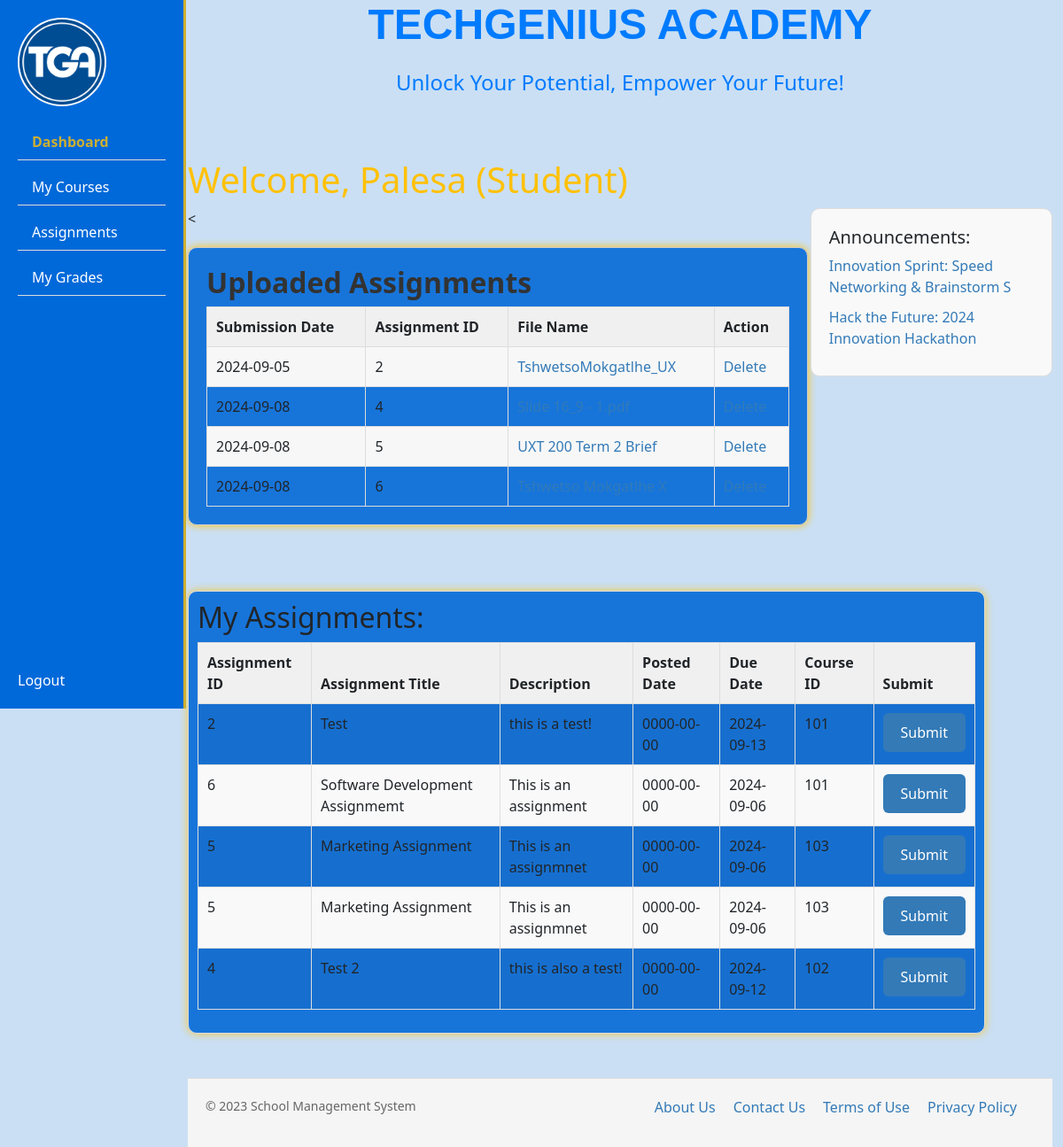
Page /studentshome.php (signed in) on the committed database.
### tables this page shows
CREATE TABLE `students` (
  `studentID` int(10) NOT NULL,
  `studentName` varchar(20) NOT NULL,
  `studentSurname` varchar(20) NOT NULL,
  `email` varchar(20) NOT NULL,
  `password` varchar(20) NOT NULL,
  `enrollmentDate` date NOT NULL,
  `role` varchar(10) NOT NULL DEFAULT 'student'
);

CREATE TABLE `announcements` (
  `announcementID` int(10) NOT NULL,
  `title` varchar(50) NOT NULL,
  `description` varchar(5000) NOT NULL,
  `postedDate` date NOT NULL,
  `postedBy` int(10) NOT NULL,
  `role` varchar(10) NOT NULL
);

CREATE TABLE `submissions` (
  `submissionID` int(10) NOT NULL,
  `submissionDate` date NOT NULL,
  `filePath` varchar(20) NOT NULL,
  `marksObtained` int(100) NOT NULL,
  `feedback` varchar(2000) NOT NULL,
  `assignmentID` int(10) NOT NULL,
  `studentID` int(10) NOT NULL
);

CREATE TABLE `assignments` (
  `assignmentID` int(10) NOT NULL,
  `title` varchar(50) NOT NULL,
  `description` varchar(5000) NOT NULL,
  `dueDate` date NOT NULL,
  `postedDate` date NOT NULL,
  `totalMarks` int(100) NOT NULL,
  `teacherID` int(10) NOT NULL,
  `courseID` int(10) NOT NULL
);

### studentshome.php (the view, shortened to what this page needs)
<?php
$db_host = 'localhost';
$db_username = 'root';
$db_password = '';
$db_name = 'tga';
$conn = new mysqli($db_host, $db_username, $db_password, $db_name);
$query = "SELECT studentName, studentID FROM students WHERE email = '" . $_SESSION['email'] . "'";
$result = $conn->query($query);
if ($result) {
    $row = $result->fetch_assoc();
    $student_name = $row['studentName'];
} else {
    echo "Error: " . $conn->error;
}
?>
<!DOCTYPE html>
<html lang="en">
<head>
    <link rel="stylesheet" href="https://cdn.jsdelivr.net/npm/bootstrap@5.2.0/dist/css/bootstrap.min.css">
    <link rel="stylesheet" href="studentshome.css">
</head>
<body>
    <div class="container-fluid">
        <div class="row">
            <div class="col-md-2">
                <div class="sidebar">
                    <div class="school-logo">
                        <img src="logo.png" alt="School Logo">
                    </div>
                    <ul class="nav flex-column">
                        <li class="nav-item">
                            <a class="nav-link active" href="studentshome.php">Dashboard</a>
                        </li>
                        <li class="nav-item">
                            <a class="nav-link" href="#">My Courses</a>
                        </li>
                        <li class="nav-item">
                            <a class="nav-link" href="#">Assignments</a>
                        </li>
                        <li class="nav-item">
                            <a class="nav-link" href="grades.php">My Grades</a>
                        </li>
                    </ul>
                    <div class="logout-button">
                        <a href="logout.php">Logout</a>
                    </div>
                </div>
            </div>
            <div class="col-md-10">
                <div class="school-name">TECHGENIUS ACADEMY</div>
                <span style="font-size: 24px; color: rgba(0, 123, 255, 1); display: block; text-align: center; margin: 20px auto;">
                    Unlock Your Potential, Empower Your Future!
                </span></br></br>
                <div class="header">
                    <h1>Welcome, <?php echo $student_name; ?> (Student)</h1>
                </div>
                <
                <div class="side-content">
                    <h5>Announcements:</h5>
                    <?php
                    $query = "SELECT * FROM announcements ORDER BY postedDate DESC";
                    $result = $conn->query($query);
                    if ($result->num_rows > 0) {
                        while ($row = $result->fetch_assoc()) {
                            echo "<p><a href='announcements.php?id=" . $row['announcementID'] . "'>" . $row['title'] . "</a></p>";
                        }
                    } else {
                        echo "<p>There are no announcements at this time.</p>";
                    }
                    ?>
                </div></br>
                 <div class="content1" style='width: 700px'>
                    <h2>Uploaded Assignments</h2>
                    <?php
                    $studentID = $_SESSION['studentID'];
                    $query = "SELECT * FROM submissions WHERE studentID = '$studentID'";
                    $result = mysqli_query($conn, $query);
                    if (mysqli_num_rows($result) > 0) {
                        echo "<table>";
                        echo "<tr><th>Submission Date</th><th>Assignment ID</th><th>File Name</th><th>Action</th></tr>";
                        while ($row = mysqli_fetch_assoc($result)) {
                            $submissionID = $row['submissionID'];
                            $submissionDate = $row['submissionDate'];
                            $assignmentID = $row['assignmentID'];
                            $filePath = $row['filePath'];
                            $assignmentName = basename($filePath);
                            echo "<tr>";
                            echo "<td>$submissionDate</td>";
                            echo "<td>$assignmentID</td>";
                            echo "<td><a href='$filePath' target='_blank'>$assignmentName</a></td>";
                            echo "<td><a href='deleteSubmission.php?submissionID=$submissionID'>Delete</a></td>";
                            echo "</tr>";
                        }
                        echo "</table>";
                    } else {
                        echo "<p>No uploaded assignments found.</p>";
                    }
                    ?>
                </div></br>
                <div class="content"  style='width: 900px'>
                    <h2>My Assignments:</h2>
                    <table class="table table-striped">
                        <thead>
                            <tr>
                                <th>Assignment ID</th>
                                <th>Assignment Title</th>
                                <th>Description</th>
                                <th>Posted Date</th>
                                <th>Due Date</th>
                                <th>Course ID</th>
                                <th>Submit</th>
                            </tr>
                        </thead>
                        <tbody>
                        <?php
                        $query = "SELECT a.assignmentID, a.title, a.courseID, a.description, a.postedDate, a.dueDate
                                FROM assignments a
                                JOIN courseEnrollment ce ON a.courseID = ce.courseID
                                JOIN students s ON ce.studentID = s.studentID
                                WHERE s.email = '" . $_SESSION['email'] . "'";
                        $result = $conn->query($query);
                        if ($result->num_rows > 0) {
                            while ($row = $result->fetch_assoc()) {
                                echo "<tr>";
                                echo "<td>" . $row['assignmentID'] . "</td>";
                                echo "<td>" . $row['title'] . "</td>";
                                echo "<td>" . $row['description'] . "</td>";
                                echo "<td>" . $row['postedDate'] . "</td>";
                                echo "<td>" . $row['dueDate'] . "</td>";
                                echo "<td>" . $row['courseID'] . "</td>";
                                echo "<td><a href='addSubmission.php?id=<assignmentID>" . $row['assignmentID'] . "&studentID=" . $_SESSION['studentID'] . "' class='btn btn-primary'>Submit</a></td>";
                                echo "</tr>";
                            }
                        } else {
                            echo "<tr><td colspan='7'>No assignments found.</td></tr>";
                        }
                        ?>
                        </tbody>
                    </table>
                </div>
                <footer>
                    <div class="footer-container">
                        <div class="footer-left">
                        <p>&copy; 2023 School Management System</p>
                        </div>
                        <div class="footer-right">
                        <ul>
                            <li><a href="#">About Us</a></li>
                            <li><a href="#">Contact Us</a></li>
                            <li><a href="#">Terms of Use</a></li>
                            <li><a href="#">Privacy Policy</a></li>
                        </ul>
                        </div>
                    </div>
                </footer>
            </div>
        </div>
    </div>
</body>
</html>

### studentshome.css (style rules this page uses)
body { background-color: rgba(202, 223, 244, 1); }
.sidebar { position: fixed; top: 0; left: 0; height: 100vh; width: 210px; background-color: rgba(0, 105, 217, 1); padding: 20px; border-right: 3px solid rgba(255, 193, 7, 0.8); overflow-y: hidden; }
.sidebar ul { padding-bottom: 50px; }
.logout-button { position: absolute; bottom: 20px; left: 20px; }
.logout-button a { color: rgb(255, 255, 255); text-decoration: none; transition: color 0.2s ease; }
.school-logo { margin-bottom: 20px; }
.school-logo img { width: 100px; height: 100px; border-radius: 50%; border: 2px solid rgb(250, 250, 250); }
.nav { list-style: none; padding: 0; margin: 0; }
.nav-item { margin-bottom: 10px; border-bottom: #ddd 1px solid; }
.nav-link { color: rgb(255, 255, 255); text-decoration: none; transition: color 0.2s ease; }
.nav-link.active { color: rgba(255, 193, 7, 0.8); font-weight: bold; }
.nav-link.active::before { content: ""; display: block; width: 5px; height: 100%; background-color: rgba(255, 193, 7, 0.8); position: absolute; left: -20px; top: 0; }
.side-content { float: right; width: 28%; padding: 20px; border: 1px solid #ddd; border-radius: 10px; background-color: #f9f9f9; justify-self: flex-end; margin-bottom: 50px; }
.side-content h5 { margin-top: 0; }
.side-content p { margin-bottom: 10px; }
.side-content a { text-decoration: none; color: #337ab7; }
.header { color:rgb(255, 193, 7) }
.content { width: 900px; padding: 10px; background-color: rgb(23, 117, 218); border: 1px solid #ddd; border-radius: 10px; box-shadow: 0 0 10px rgba(255, 193, 7, 0.815); margin-top: 50px; }
.content table { width: 100%; border-collapse: collapse; }
.content th, .content td { border: 1px solid #ddd; padding: 10px; text-align: left; }
.content th { background-color: #f0f0f0; }
.content tr:nth-child(even) { background-color: #f9f9f9; }
.content a { text-decoration: none; color: #fff; }
.btn-primary { background-color: #337ab7; color: #fff; border: none; padding: 10px 20px; font-size: 16px; cursor: pointer; }
.content1 { max-width: 700px; margin-top: 20px; padding: 20px; background-color: rgb(23, 117, 218); border: 1px solid #ccc; border-radius: 10px; box-shadow: 0 0 10px rgb(255, 193, 7); }
.content1 h2 { margin-top: 0; font-weight: bold; color: #333; }
.content1 table { width: 100%; border-collapse: collapse; }
.content1 th, .content1 td { border: 1px solid #ddd; padding: 10px; text-align: left; }
.content1 th { background-color: #f0f0f0; font-weight: bold; }
.content1 td a { text-decoration: none; color: #337ab7; }
.content1 tr:nth-child(even) { background-color: #f7f7f7; }
footer { background-color: #f5f5f5; padding: 20px; border-top: 1px solid #ddd; margin-top: 50px; clear: both; }
.footer-container { max-width: 1200px; margin: 0 auto; display: flex; justify-content: space-between; }
.footer-left { font-size: 14px; color: #666; }
.footer-right ul { list-style: none; margin: 0; padding: 0; display: flex; justify-content: space-between; }
.footer-right li { margin-right: 20px; }
.footer-right a { color: #337ab7; text-decoration: none; }

### studentshome.php (style rules this page uses)
.school-name { color: rgba(0, 123, 255, 1); text-align: center; font: 700 48px Orbitron, sans-serif; margin-bottom: 8px; }
.sidebar { position: fixed; top: 0; left: 0; height: 100vh; width: 210px; background-color: rgba(0, 105, 217, 1); padding: 20px; border-right: 3px solid rgba(255, 193, 7, 0.8); overflow-y: hidden; }
.logout-button { position: absolute; bottom: 20px; left: 20px; }
.logout-button a { color: rgb(255, 255, 255); text-decoration: none; transition: color 0.2s ease; }
.content { width: 900px; }

### rows in the picture
students: studentName "Palesa"
announcements: title "Innovation Sprint: Speed Networking & Brainstorm S"
announcements: title "Hack the Future: 2024 Innovation Hackathon"
submissions: submissionDate "2024-09-05", assignmentID "2", filePath "TshwetsoMokgatlhe_UX"
submissions: submissionDate "2024-09-08", assignmentID "4"
submissions: submissionDate "2024-09-08", assignmentID "5", filePath "UXT 200 Term 2 Brief"
submissions: submissionDate "2024-09-08", assignmentID "6"
assignments: assignmentID "2", title "Test", description "this is a test!", postedDate "0000-00-00", dueDate "2024-09-13", courseID "101"
assignments: assignmentID "6", title "Software Development Assignmemt", description "This is an assignment", postedDate "0000-00-00", dueDate "2024-09-06", courseID "101"
assignments: assignmentID "5", title "Marketing Assignment", description "This is an assignmnet", postedDate "0000-00-00", dueDate "2024-09-06", courseID "103"
assignments: assignmentID "4", title "Test 2", description "this is also a test!", postedDate "0000-00-00", dueDate "2024-09-12", courseID "102"
